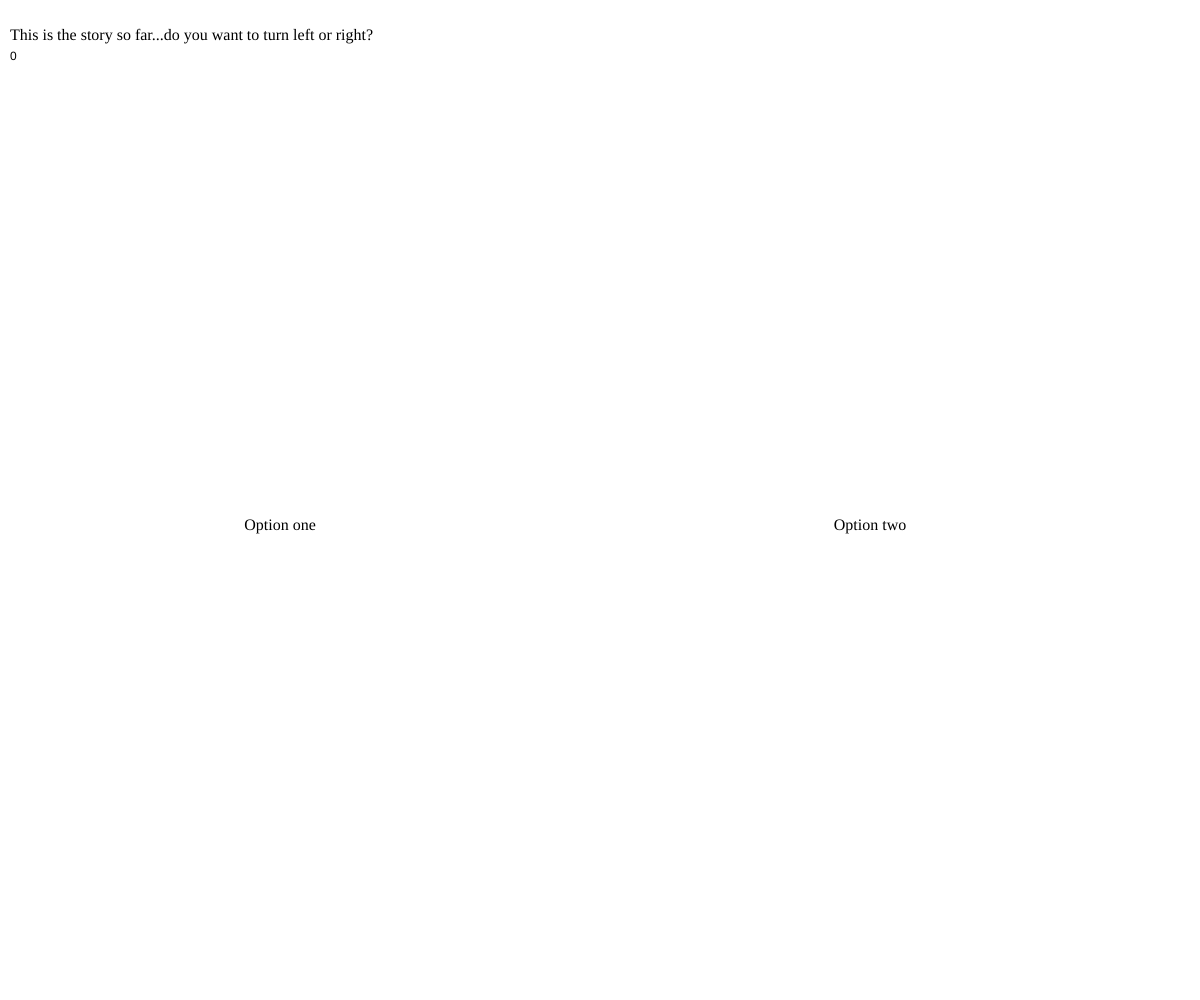
Frame 1 (no input)
Frame 60 (no input): identical to frame 1, image omitted
Frame 120 (the mouse pressed at the canvas centre since frame 60): identical to frame 1, image omitted

The p5.js sketch that drew this single still picture (run headless with seeded random() and noise() and a simulated clock; from frame 60 on, the mouse is pressed at the canvas centre):

// p5.js sketch
// ── sketch.js
// 🌐 Declare my global variables!
var left = "Option one"
var right = "Option two"
var bg = 'white'
var choice;
var story;
var storyStage = 0;
var storyBranch;

function setup() {

    createCanvas(windowWidth, windowHeight);
    // 🔨 Create two story options
    leftButton = createP(left);
    rightButton = createP(right);
    // 🎨 Style the left button
    leftButton.position(10, windowHeight / 2);
    leftButton.style("width", "45%");
    leftButton.style("text-align", "center");
    // 🎨 Style the right button
    rightButton.style("text-align", "center");
    rightButton.style("width", "45%");
    rightButton.position(windowWidth / 2, windowHeight / 2);
    // 📜 Create a place for the story
    story = createP("This is the story so far...do you want to turn left or right?");
    story.position(10, 10);

}

function draw() {

    background(bg);
    text(storyStage, 10, 60);
    // 🗣 Call the choose() function, where the story happens
    if (storyBranch == "left" && storyStage == 1) {
        bg = 'green'
    } else if (storyBranch == 'right' && storyStage ===1){
      bg = 'gold'
    }
    if (storyBranch == "left" && storyStage == 2) {
        bg = 'pink';
    } else if (storyBranch == "right" && storyStage == 3) {
        bg = 'purple';
    }
}


function keyPressed() {


    // ⌨ This function controls what happens when the left and right arrows are pressed.
    if (keyCode === LEFT_ARROW) {
        leftStory();
    } else if (keyCode === RIGHT_ARROW) {
        rightStory();
    }
}



function leftStory() {
    storyBranch = 'left'
    storyStage += 1;
}

function rightStory() {
    storyBranch = 'right';
    storyStage += 1;
}
